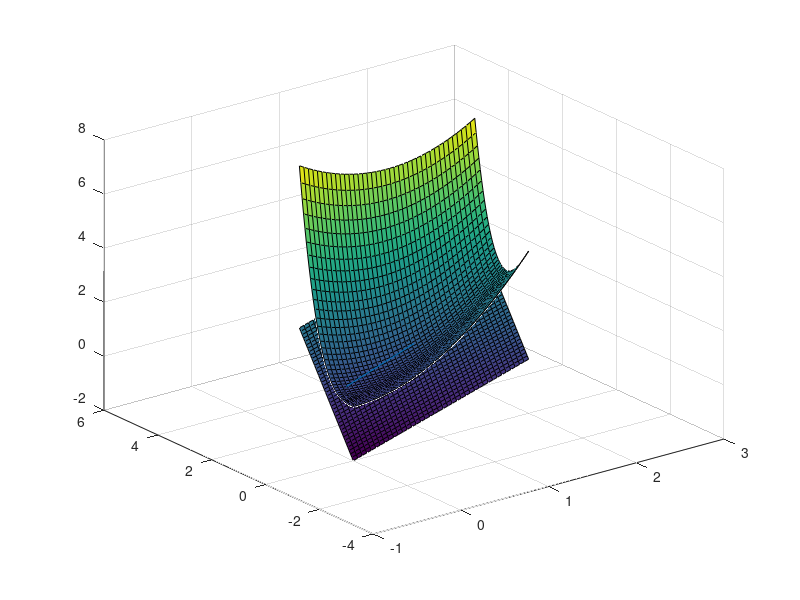

Source code (MATLAB):
clear all;
clc;
x1d = linspace(0,2.0,40);
y1d = linspace(0,2.0,40);
[x2d, y2d] = meshgrid(x1d,y1d);
f2d = (x2d.^2) - (x2d .* y2d) + (y2d .^ 3);
surf(x2d,y2d,f2d);
hold on;

[x2d_1, y2d_1] = meshgrid(x1d,y1d);
f3d = x2d_1 + 2 .* y2d_1 -2;
surf(x2d_1 ,y2d_1 ,f3d);
hold on;

t = linspace(-2.0,2.0,40);
x2d_2 = 1 - t;
y2d_2 = 1 - 2.*t;
z = 1 + t ;
plot3(x2d_2,y2d_2,z);